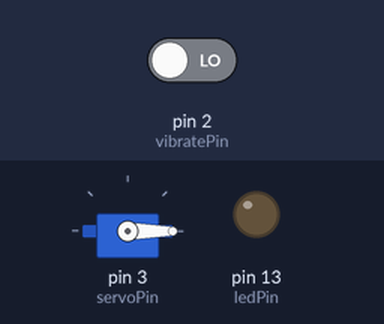
The sketch below on a simulated Arduino Uno, built with avr-gcc and run on an emulated ATmega328P. Parts: servo, output pins drawn as LEDs (lit = HIGH). Inputs (shaded band) come from the test bench; at power-on: pin 2 (vibratePin) LOW.

Above: at 1.2 s.
1.3 s: pin 2 (vibratePin) driven HIGH
At 2.4 s:
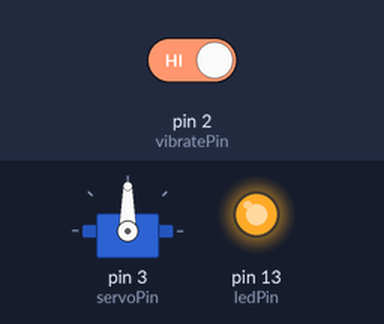
2.8 s: pin 2 (vibratePin) driven LOW
At 4.7 s:
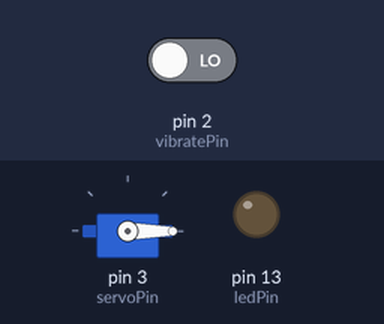
Timing chart, 0 to 6.2 s (numbered marks = the images above; inputs shaded):
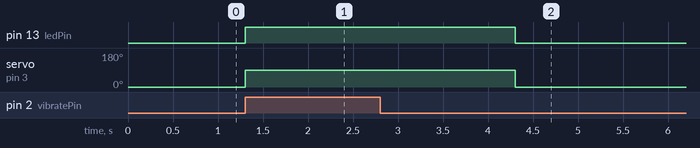

The sketch:

6a_sw_420_sg90.ino
```cpp
int vibratePin  = 2; //sets the digital pin(d0)of the vibration sensor @pin 7
int ledPin  = 13;  //sets the LED @pin 2
int value;        //defines the value variable

#include <Servo.h>

int servoPin = 3;
Servo servo;
int servoAngle = 0;   // servo position in degrees

void setup() {
  pinMode(vibratePin,INPUT);  //sets the vibration sensor as INPUT
  pinMode(ledPin,OUTPUT);   //sets the LED as OUTPUT

  servo.attach(servoPin);
}
void loop() {
  value=digitalRead(vibratePin);  //reads the sensors status
  if(value==1)      //if sensor sends a HIGH signal
  {
    digitalWrite(ledPin,HIGH);  //turns LED on
    servo.write(90);
    delay(3000);      //duration of 3 seconds
   }
   else   //otherwise
   {
     digitalWrite(ledPin,LOW);  //LED is turned off
     servo.write(0);
   }
}
```

Measured:
- after the input at 1.3 s, pin 13 (ledPin): LOW → HIGH at once; servo on pin 3 (servoPin): 0° → 90° at once
- after the input at 2.8 s, pin 13 (ledPin): HIGH → LOW after 1.5 s; servo on pin 3 (servoPin): 90° → 0° after 1.5 s
